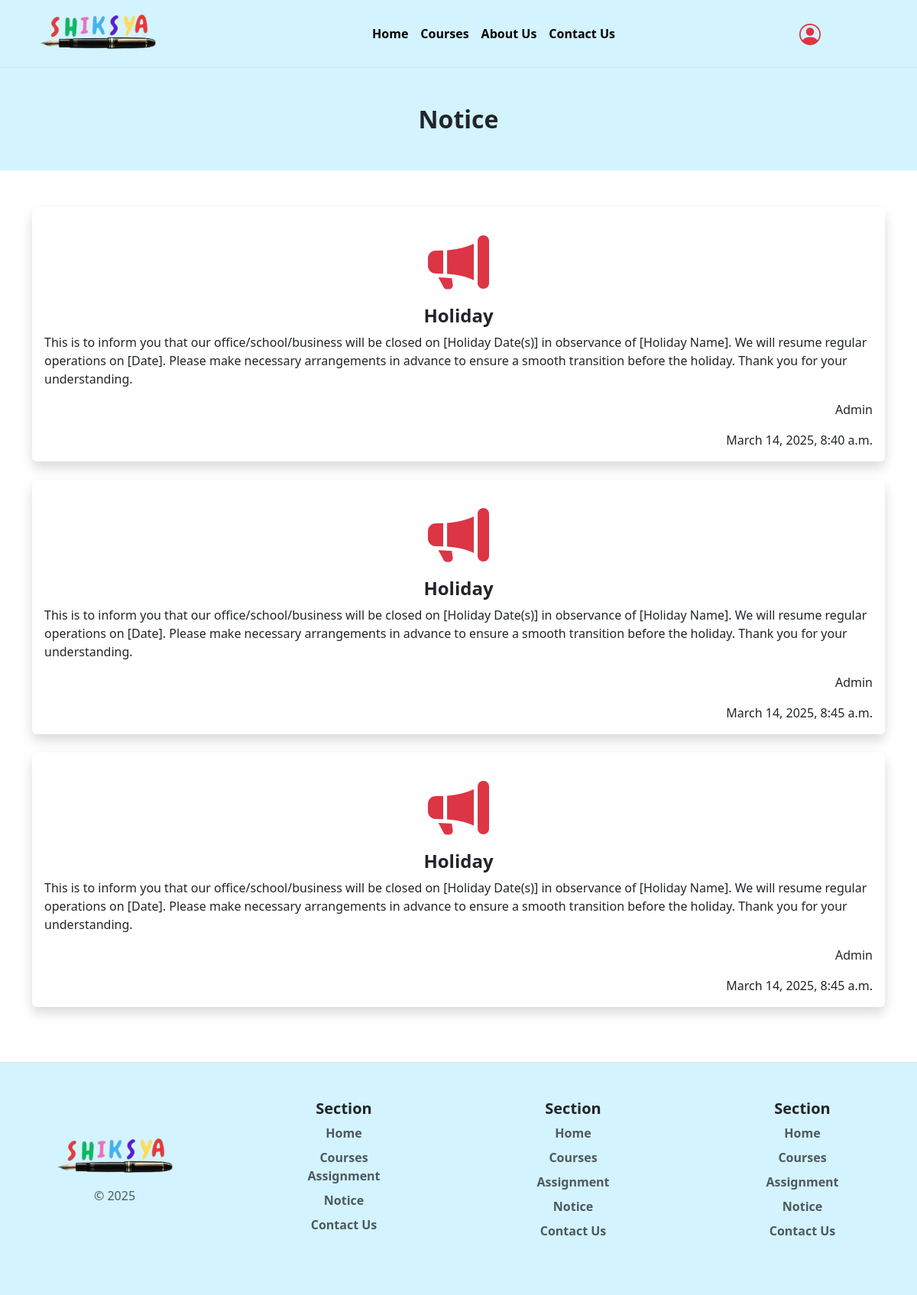
The app's page /notice with its own data.
### userpages/models.py (models this page shows, shortened)
class Notice(models.Model):
    title= models.CharField(max_length=500)
    content= models.TextField()
    created_at = models.DateTimeField(auto_now_add=True)
    author=models.CharField(max_length=200)

### userpages/views.py (the view)
# urls.py: path('notice',notice,name='notice'),
def notice(request):
    context = {
        'notice' : Notice.objects.all()
    }
    return render(request,"userpage/notice.html",context)

### templates/userpage/notice.html (shortened to what this page needs)
{% extends "base.html" %}
{% block main-content %}
<div class="notice">
    <h2 class="text-center fw-bold py-5">Notice</h2>
</div>
<div class="container d-flex justify-content-center my-5">
    <div class="row justify-content-center">
        {% for item in notice %}
        <div class="col-md-8 col-sm-12 col-lg-12 mb-4">
            <div class="card shadow border-0">
                <div class="card-body">
                    <i class="bi bi-megaphone-fill d-flex justify-content-center py-3 text-danger display-1"></i>
                    <h4 class="card-title text-center fw-bold">{{ item.title }}</h4>
                    <p class="card-text">{{ item.content }}</p>
                    <p class="card-text text-end">{{ item.author }}</p>
                    <p class="card-text text-end">{{ item.created_at }}</p>
                </div>
            </div>
        </div>
        {% endfor %}
    </div>
</div>
{% endblock main-content %}

### templates/base.html (shortened to what this page needs)
<!DOCTYPE html>
{% load static %}
<html lang="en">
<head>
    <link rel="stylesheet" href="{% static 'css/style.css' %}">
    <link href="https://cdn.jsdelivr.net/npm/bootstrap@5.3.3/dist/css/bootstrap.min.css" rel="stylesheet"
>
    <link rel="stylesheet" href="https://cdn.jsdelivr.net/npm/bootstrap-icons@1.11.3/font/bootstrap-icons.min.css">
    <link rel="stylesheet" href="https://cdnjs.cloudflare.com/ajax/libs/OwlCarousel2/2.3.4/assets/owl.carousel.css"
 />
    <link rel="stylesheet" href="https://cdnjs.cloudflare.com/ajax/libs/OwlCarousel2/2.3.4/assets/owl.theme.default.css"
 />
    <link href="https://cdn.jsdelivr.net/npm/swiffy-slider@1.6.0/dist/css/swiffy-slider.min.css" rel="stylesheet">
</head>
<body>
    {% include "components/header.html" %}
    {% block main-content %}
    {% endblock%}
    {% include "components/footer.html" %}
</body>
</html>

### templates/components/header.html (shortened to what this page needs)
{% if not user.is_authenticated %}
<header class="d-flex flex-wrap align-items-center justify-content-center justify-content-md-between py-3 border-bottom px-5 sticky-top" style="background-color:  #D3F3FE;">
    <div class="col-md-3 mb-2 mb-md-0">
        <a href="/" class="d-inline-flex text-decoration-none text-black fw-bold fs-2" style="font-family: 'Courier New', Courier, monospace;">
            <img src="/static/images/logo.png" alt="" height="50px">
        </a>
    </div>
    <ul class="nav col-12 col-md-auto mb-2 justify-content-center mb-md-0">
        <li><a href="/" class="nav-link px-2 text-black fw-bold {% if request.path == '/' %} active {% endif %}">Home</a></li>
        <li><a href="{% url 'allcourses' %}" class="nav-link px-2 text-black fw-bold {% if request.path == '/all_courses' %} active {% endif %}">Courses</a></li>
        <li><a href="{% url 'aboutus' %}" class="nav-link px-2 text-black fw-bold {% if request.path == '/aboutus' %} active {% endif %}">About Us</a></li>
        <li><a href="{% url 'contactus' %}" class="nav-link px-2 text-black fw-bold {% if request.path == '/contactus' %} active {% endif %}">Contact Us</a></li>
    </ul>
    <div class="col-md-2 text-center">
        <a href="{% url 'login' %}" class="text-danger fs-3"><i class="bi bi-person-circle"></i></a>
    </div>
</header>
{% endif %}

### templates/components/footer.html
<div class="container-fluid" style="background-color: #D3F3FE; width: 100%;">
  <footer class="row py-5 mt-4 border-top text-center">
    <div class="col-12 col-sm-6 col-md-3 mb-3">
      <a href="/" class="d-flex align-items-center mb-3 link-body-emphasis text-decoration-none justify-content-center">
        <img src="/static/images/logo.png" alt="" height="50px" class="mt-5">
      </a>
      <p class="text-body-secondary">© 2025</p>
    </div>
    <div class="col-12 col-sm-6 col-md-3 mb-3">
      <h5 class="fw-bold">Section</h5>
      <ul class="nav flex-column">
        <li class="nav-item mb-2 text-secondary fw-bold"><a href="#" class="nav-link p-0 text-body-secondary">Home</a></li>
        <li class="nav-item mb- text-secondary fw-bold"><a href="#" class="nav-link p-0 text-body-secondary">Courses</a></li>
        <li class="nav-item mb-2 text-secondary fw-bold"><a href="#" class="nav-link p-0 text-body-secondary">Assignment</a></li>
        <li class="nav-item mb-2 text-secondary fw-bold"><a href="#" class="nav-link p-0 text-body-secondary">Notice</a></li>
        <li class="nav-item mb-2 text-secondary fw-bold"><a href="#" class="nav-link p-0 text-body-secondary">Contact Us</a></li>
      </ul>
    </div>
    <div class="col-12 col-sm-6 col-md-3 mb-3">
      <h5 class="fw-bold">Section</h5>
      <ul class="nav flex-column">
        <li class="nav-item mb-2 text-secondary fw-bold"><a href="#" class="nav-link p-0 text-body-secondary">Home</a></li>
        <li class="nav-item mb-2 text-secondary fw-bold"><a href="#" class="nav-link p-0 text-body-secondary">Courses</a></li>
        <li class="nav-item mb-2 text-secondary fw-bold"><a href="#" class="nav-link p-0 text-body-secondary">Assignment</a></li>
        <li class="nav-item mb-2 text-secondary fw-bold"><a href="#" class="nav-link p-0 text-body-secondary">Notice</a></li>
        <li class="nav-item mb-2 text-secondary fw-bold"><a href="#" class="nav-link p-0 text-body-secondary">Contact Us</a></li>
      </ul>
    </div>
    <div class="col-12 col-sm-6 col-md-3 mb-3">
      <h5 class="fw-bold">Section</h5>
      <ul class="nav flex-column">
        <li class="nav-item mb-2 text-secondary fw-bold"><a href="#" class="nav-link p-0 text-body-secondary">Home</a></li>
        <li class="nav-item mb-2 text-secondary fw-bold"><a href="#" class="nav-link p-0 text-body-secondary">Courses</a></li>
        <li class="nav-item mb-2 text-secondary fw-bold"><a href="#" class="nav-link p-0 text-body-secondary">Assignment</a></li>
        <li class="nav-item mb-2 text-secondary fw-bold"><a href="#" class="nav-link p-0 text-body-secondary">Notice</a></li>
        <li class="nav-item mb-2 text-secondary fw-bold"><a href="#" class="nav-link p-0 text-body-secondary">Contact Us</a></li>
      </ul>
    </div>
  </footer>
</div>

### static/css/style.css (style rules this page uses)
.notice { background-color: #d3f3fe; }

### records on screen
Notice: title "Holiday", content "This is to inform you that our office/school/business will be closed on [Holiday Date(s)] in observance of [Holiday Name]. We will resume regular operations on [Date]. Please make necessary arrangements in advance to ensure a smooth transition before the holiday. Thank you for your understanding.", author "Admin", created_at "March 14, 2025, 8:40 a.m."
Notice: title "Holiday", content "This is to inform you that our office/school/business will be closed on [Holiday Date(s)] in observance of [Holiday Name]. We will resume regular operations on [Date]. Please make necessary arrangements in advance to ensure a smooth transition before the holiday. Thank you for your understanding.", author "Admin", created_at "March 14, 2025, 8:45 a.m."
Notice: title "Holiday", content "This is to inform you that our office/school/business will be closed on [Holiday Date(s)] in observance of [Holiday Name]. We will resume regular operations on [Date]. Please make necessary arrangements in advance to ensure a smooth transition before the holiday. Thank you for your understanding.", author "Admin", created_at "March 14, 2025, 8:45 a.m."
